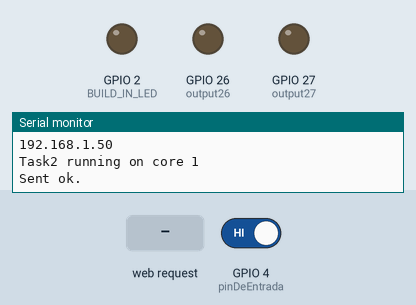
Recording of a sketch running on a simulated ESP32. On the bench: output pins drawn as LEDs (lit = HIGH), the last lines printed to the serial monitor. Inputs (shaded band) come from the test bench; at power-on: GPIO 4 (pinDeEntrada) HIGH. WiFi joins after 1.5 s; servers stay silent unless stated; random numbers use the default seed unless the sketch sets one; web services answer with replies made up by the test bench.

Above: at 2.77 s.
3.8 s: HTTP request GET /26/on received
At 4.8 s:
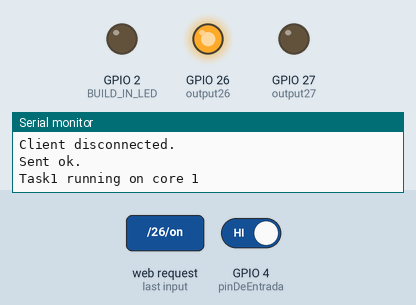
5.3 s: HTTP request GET /27/on received
At 6.5 s:
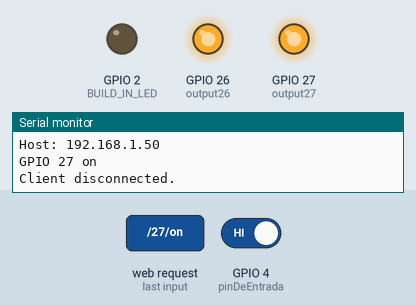
6.8 s: GPIO 4 (pinDeEntrada) driven LOW
At 9.14 s:
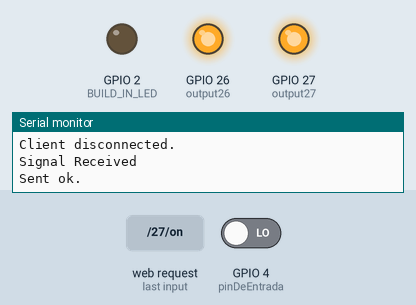
9.8 s: HTTP request GET /26/off received
At 11.0 s:
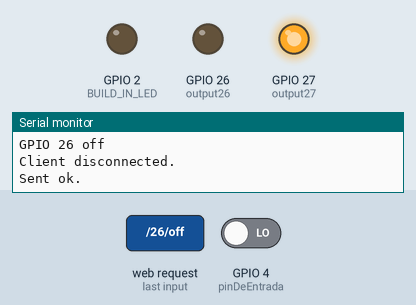
12.8 s: GPIO 4 (pinDeEntrada) driven HIGH
15.8 s: HTTP request GET /27/off received
At 17.1 s:
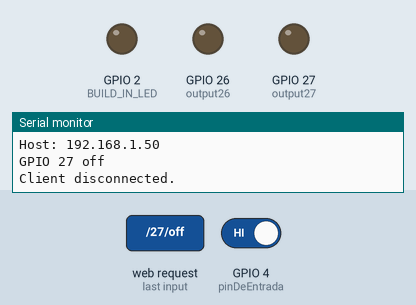
Timing chart, 0 to 18.3 s (numbered marks = the images above; inputs shaded):
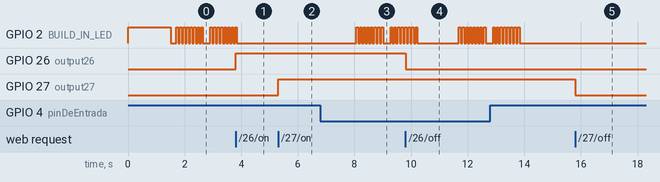

Measured:
- after the input at 3.8 s, GPIO 26 (output26): LOW → HIGH at once
- after the input at 5.3 s, GPIO 27 (output27): LOW → HIGH at once
- after the input at 6.8 s, GPIO 2 (BUILD_IN_LED): goes 7 × (HIGH 0.06 s, LOW 0.06 s), HIGH 0.06 s, LOW 0.27 s, 4 × (HIGH 0.06 s, LOW 0.06 s), then HIGH, starting after 1.3 s
- after the input at 9.8 s, GPIO 26 (output26): HIGH → LOW at once
- after the input at 15.8 s, GPIO 27 (output27): HIGH → LOW at once

The sketch:

test_sketch.ino
```cpp
#include <WiFi.h>
#include "Doorbell2wp.h"
#include "webserver.h"

TaskHandle_t Task1;
TaskHandle_t Task2;

const char *ssid = "";     // Add your WiFi ssid
const char *password = ""; // Add your WiFi password

const int BUILD_IN_LED = 2;

void setup()
{
  pinMode(BUILD_IN_LED, OUTPUT);

  Serial.begin(115200);
  // wifi connection
  connect_to_wifi();

  ////

  xTaskCreatePinnedToCore(
      Task1code, /* Task function. */
      "Task1",   /* name of task. */
      10000,     /* Stack size of task */
      NULL,      /* parameter of the task */
      1,         /* priority of the task */
      &Task1,    /* Task handle to keep track of created task */
      0);        /* pin task to core 0 */
  delay(500);

  xTaskCreatePinnedToCore(
      Task2code, /* Task function. */
      "Task2",   /* name of task. */
      10000,     /* Stack size of task */
      NULL,      /* parameter of the task */
      1,         /* priority of the task */
      &Task2,    /* Task handle to keep track of created task */
      1);        /* pin task to core 1 */
  delay(500);
}

// Task1code: blinks an LED every 1000 ms
void Task1code(void *pvParameters)
{
  // first programm setup
  doorbell2wp_setup();
  Serial.print("Task1 running on core ");
  Serial.println(xPortGetCoreID());

  for (;;)
  {
    if (WiFi.status() != WL_CONNECTED)
    {
      connect_to_wifi();
    }
    doorbell2wp_loop();
    delay(300);
  }
}

void Task2code(void *pvParameters)
{
  webserver_setup();
  Serial.print("Task2 running on core ");
  Serial.println(xPortGetCoreID());

  for (;;)
  {
    webserver_loop();
  }
}

void loop()
{
  // put your main code here, to run repeatedly:
}

void connect_to_wifi()
{
  WiFi.begin(ssid, password); // Try to connect with the given SSID and PSS
  digitalWrite(BUILD_IN_LED, HIGH);
  Serial.println("Connecting to WiFi");
  while (WiFi.status() != WL_CONNECTED)
  { // Wait until WiFi is connected
    delay(500);
    Serial.print(".");
  }
  Serial.println();
  Serial.println("Connected to the WiFi network");
  digitalWrite(BUILD_IN_LED, LOW);
}
```

Doorbell2wp.cpp
```cpp
#include "esp32-hal.h"
#include "esp32-hal-gpio.h"
#include <HTTPClient.h>
#include "Doorbell2wp.h"

String apiKey = "";       // Add your Token number that bot has sent you on WhatsApp messenger
String phone_number = ""; // Add your WhatsApp app registered phone number (same number that bot send you in url)

String apiKey2 = "";
String phone_number2 = "";

int incoming_signal = 0;
const int alertLED = 2;

String messages[6] = {
    "Someone rang the doorbell.",
    "There's someone at the door.",
    "The doorbell just rang.",
    "You have a visitor at the door.",
    "Someone is waiting outside.",
    "A guest has arrived."};
const int pinDeEntrada = 4;
const int ledPin = 2;
String url; // url String will be used to store the final generated URL
void doorbell2wp_setup()
{
  pinMode(alertLED, OUTPUT);
  pinMode(pinDeEntrada, INPUT);
  randomSeed(analogRead(0)); // start random number generator
  // use message_to_whatsapp function to send your own message
  send_message("Doorbell Connected");
  delay(50);
}

// the modded doorbell uses polling to constantly check if the signal came
// I read the signal with a GPIO Touch pin from the ESP32
// this is also a polling and checks every 350ms if the signal came
// if the circuit reads 4 times in a row that signal came (This to avoid false positives)
// a Whatsapp message will be sent

void doorbell2wp_loop()
{
  int estadoPin = digitalRead(pinDeEntrada);

  if (estadoPin == LOW)
  {
    incoming_signal++;
  }
  if (estadoPin == HIGH)
  {
    incoming_signal = 0;
  }
  if (incoming_signal >= 4)
  {

    Serial.println("Signal Received");
    int random_index = random(6);
    send_message(messages[random_index]);
    incoming_signal = 0;
  }
}
void message_to_whatsapp(String message, String apiKey, String phone_number) // user define function to send meassage to WhatsApp app
{
  // adding all number, your api key, your message into one complete url
  url = "https://api.callmebot.com/whatsapp.php?phone=" + phone_number + "&apikey=" + apiKey + "&text=" + urlencode(message);

  postData(); // calling postData to run the above-generated url once so that you will receive a message.
}

void postData() // userDefine function used to call api(POST data)
{
  int httpCode;              // variable used to get the responce http code after calling api
  HTTPClient http;           // Declare object of class HTTPClient
  http.begin(url);           // begin the HTTPClient object with generated url
  httpCode = http.POST(url); // Finaly Post the URL with this function and it will store the http code
  if (httpCode == 200)       // Check if the responce http code is 200
  {
    for (int i = 0; i < 8; i++)
    {
      digitalWrite(2, HIGH);    // turn the LED on (HIGH is the voltage level)
      delayMicroseconds(62500); // wait for a second
      digitalWrite(2, LOW);     // turn the LED off by making the voltage LOW
      delayMicroseconds(62500);
    }
    Serial.println("Sent ok.");
  }
  else // if response HTTP code is not 200 it means there is some error.
  {
    Serial.println("Error."); // print error message.
  }
  http.end(); // After calling API end the HTTP client object.
}

String urlencode(String str) // Function used for encoding the url
{
  String encodedString = "";
  char c;
  char code0;
  char code1;
  char code2;
  for (int i = 0; i < str.length(); i++)
  {
    c = str.charAt(i);
    if (c == ' ')
    {
      encodedString += '+';
    }
    else if (isalnum(c))
    {
      encodedString += c;
    }
    else
    {
      code1 = (c & 0xf) + '0';
      if ((c & 0xf) > 9)
      {
        code1 = (c & 0xf) - 10 + 'A';
      }
      c = (c >> 4) & 0xf;
      code0 = c + '0';
      if (c > 9)
      {
        code0 = c - 10 + 'A';
      }
      code2 = '\0';
      encodedString += '%';
      encodedString += code0;
      encodedString += code1;
      // encodedString+=code2;
    }
    yield();
  }
  return encodedString;
}

void send_message(String Message)
{
  // message to me
  message_to_whatsapp(Message, apiKey, phone_number);
  // message to Bodo
  message_to_whatsapp(Message, apiKey2, phone_number2);
}
```

Doorbell2wp.h
```cpp
#ifndef DOORBELL2WP_H
#define DOORBELL2WP_H

#include <Arduino.h>
#include <HTTPClient.h>

extern String apiKey;
extern String phone_number;
extern String apiKey2;
extern String phone_number2;
extern int incoming_signal;

extern String messages[6];
extern const int pinDeEntrada;
extern const int ledPin;
extern const int alertLED;
extern String url;

void doorbell2wp_setup();
void doorbell2wp_loop();
void message_to_whatsapp(String message, String apiKey, String phone_number);
void postData();
void ring_doorbell();
void send_message(String message);
String urlencode(String str);

#endif
```

webserver.cpp
```cpp
// Load Wi-Fi library
#include <WiFi.h>
#include "webserver.h"


// Set web server port number to 80
WiFiServer server(80);

// Variable to store the HTTP request
String header;

// Auxiliar variables to store the current output state
String output26State = "off";
String output27State = "off";

// Assign output variables to GPIO pins
const int output26 = 26;
const int output27 = 27;

// Current time
unsigned long currentTime = millis();
// Previous time
unsigned long previousTime = 0;
// Define timeout time in milliseconds (example: 2000ms = 2s)
const long timeoutTime = 2000;

void webserver_setup() {
  // Serial.begin(115200);
  // Initialize the output variables as outputs
  pinMode(output26, OUTPUT);
  pinMode(output27, OUTPUT);
  // Set outputs to LOW
  digitalWrite(output26, LOW);
  digitalWrite(output27, LOW);

  // Print local IP address and start web server
  Serial.println("");
  Serial.println("IP address: ");
  Serial.println(WiFi.localIP());
  server.begin();
}

void webserver_loop(){
  WiFiClient client = server.available();   // Listen for incoming clients

  if (client) {                             // If a new client connects,
    currentTime = millis();
    previousTime = currentTime;
    Serial.println("New Client.");          // print a message out in the serial port
    String currentLine = "";                // make a String to hold incoming data from the client
    while (client.connected() && currentTime - previousTime <= timeoutTime) {  // loop while the client's connected
      currentTime = millis();
      if (client.available()) {             // if there's bytes to read from the client,
        char c = client.read();             // read a byte, then
        Serial.write(c);                    // print it out the serial monitor
        header += c;
        if (c == '\n') {                    // if the byte is a newline character
          // if the current line is blank, you got two newline characters in a row.
          // that's the end of the client HTTP request, so send a response:
          if (currentLine.length() == 0) {
            // HTTP headers always start with a response code (e.g. HTTP/1.1 200 OK)
            // and a content-type so the client knows what's coming, then a blank line:
            client.println("HTTP/1.1 200 OK");
            client.println("Content-type:text/html");
            client.println("Connection: close");
            client.println();

            // turns the GPIOs on and off
            if (header.indexOf("GET /26/on") >= 0) {
              Serial.println("GPIO 26 on");
              output26State = "on";
              digitalWrite(output26, HIGH);
            } else if (header.indexOf("GET /26/off") >= 0) {
              Serial.println("GPIO 26 off");
              output26State = "off";
              digitalWrite(output26, LOW);
            } else if (header.indexOf("GET /27/on") >= 0) {
              Serial.println("GPIO 27 on");
              output27State = "on";
              digitalWrite(output27, HIGH);
            } else if (header.indexOf("GET /27/off") >= 0) {
              Serial.println("GPIO 27 off");
              output27State = "off";
              digitalWrite(output27, LOW);
            }

            // Display the HTML web page
            client.println("<!DOCTYPE html><html>");
            client.println("<head><meta name=\"viewport\" content=\"width=device-width, initial-scale=1\">");
            client.println("<link rel=\"icon\" href=\"data:,\">");
            // CSS to style the on/off buttons
            // Feel free to change the background-color and font-size attributes to fit your preferences
            client.println("<style>html { font-family: Helvetica; display: inline-block; margin: 0px auto; text-align: center;}");
            client.println(".button { background-color: #4CAF50; border: none; color: white; padding: 16px 40px;");
            client.println("text-decoration: none; font-size: 30px; margin: 2px; cursor: pointer;}");
            client.println(".button2 {background-color: #555555;}</style></head>");

            // Web Page Heading
            client.println("<body><h1>ESP32 Web Server</h1>");

            // Display current state, and ON/OFF buttons for GPIO 26
            client.println("<p>GPIO 26 - State " + output26State + "</p>");
            // If the output26State is off, it displays the ON button
            if (output26State=="off") {
              client.println("<p><a href=\"/26/on\"><button class=\"button\">ON</button></a></p>");
            } else {
              client.println("<p><a href=\"/26/off\"><button class=\"button button2\">OFF</button></a></p>");
            }

            // Display current state, and ON/OFF buttons for GPIO 27
            client.println("<p>GPIO 27 - State " + output27State + "</p>");
            // If the output27State is off, it displays the ON button
            if (output27State=="off") {
              client.println("<p><a href=\"/27/on\"><button class=\"button\">ON</button></a></p>");
            } else {
              client.println("<p><a href=\"/27/off\"><button class=\"button button2\">OFF</button></a></p>");
            }
            client.println("</body></html>");

            // The HTTP response ends with another blank line
            client.println();
            // Break out of the while loop
            break;
          } else { // if you got a newline, then clear currentLine
            currentLine = "";
          }
        } else if (c != '\r') {  // if you got anything else but a carriage return character,
          currentLine += c;      // add it to the end of the currentLine
        }
      }
    }
    // Clear the header variable
    header = "";
    // Close the connection
    client.stop();
    Serial.println("Client disconnected.");
    Serial.println("");
  }
}
```

webserver.h
```cpp
#ifndef WEBSERVER_H
#define WEBSERVER_H

#include <Arduino.h>
#include <WiFi.h>

extern String header;
extern String output26State;
extern String output27State;
extern const int output26;
extern const int output27;

void webserver_setup();
void webserver_loop();

#endif
```
